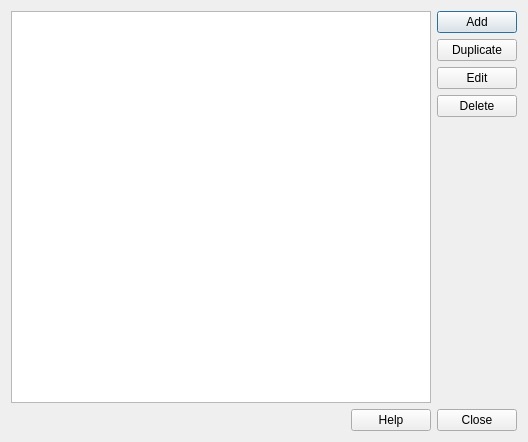
<?xml version="1.0" encoding="UTF-8"?>
<ui version="4.0">
 <class>PluginManagerUI</class>
 <widget class="QDialog" name="PluginManagerUI">
  <property name="geometry">
   <rect>
    <x>0</x>
    <y>0</y>
    <width>528</width>
    <height>442</height>
   </rect>
  </property>
  <property name="windowTitle">
   <string>Plugin Manager</string>
  </property>
  <layout class="QGridLayout" name="gridLayout">
   <item row="0" column="0">
    <widget class="QListWidget" name="lstModels">
     <property name="contextMenuPolicy">
      <enum>Qt::ActionsContextMenu</enum>
     </property>
     <property name="editTriggers">
      <set>QAbstractItemView::NoEditTriggers</set>
     </property>
     <property name="selectionMode">
      <enum>QAbstractItemView::ExtendedSelection</enum>
     </property>
     <property name="spacing">
      <number>2</number>
     </property>
    </widget>
   </item>
   <item row="0" column="1">
    <layout class="QVBoxLayout" name="verticalLayout">
     <item>
      <widget class="QPushButton" name="cmdAdd">
       <property name="text">
        <string>Add</string>
       </property>
      </widget>
     </item>
     <item>
      <widget class="QPushButton" name="cmdDuplicate">
       <property name="text">
        <string>Duplicate</string>
       </property>
      </widget>
     </item>
     <item>
      <widget class="QPushButton" name="cmdEdit">
       <property name="text">
        <string>Edit</string>
       </property>
      </widget>
     </item>
     <item>
      <widget class="QPushButton" name="cmdDelete">
       <property name="text">
        <string>Delete</string>
       </property>
      </widget>
     </item>
     <item>
      <spacer name="verticalSpacer">
       <property name="orientation">
        <enum>Qt::Vertical</enum>
       </property>
       <property name="sizeHint" stdset="0">
        <size>
         <width>20</width>
         <height>40</height>
        </size>
       </property>
      </spacer>
     </item>
    </layout>
   </item>
   <item row="1" column="0" colspan="2">
    <layout class="QHBoxLayout" name="horizontalLayout">
     <item>
      <spacer name="horizontalSpacer">
       <property name="orientation">
        <enum>Qt::Horizontal</enum>
       </property>
       <property name="sizeHint" stdset="0">
        <size>
         <width>40</width>
         <height>20</height>
        </size>
       </property>
      </spacer>
     </item>
     <item>
      <widget class="QPushButton" name="cmdHelp">
       <property name="text">
        <string>Help</string>
       </property>
      </widget>
     </item>
     <item>
      <widget class="QPushButton" name="cmdOK">
       <property name="text">
        <string>Close</string>
       </property>
      </widget>
     </item>
    </layout>
   </item>
  </layout>
 </widget>
 <resources/>
 <connections/>
</ui>
